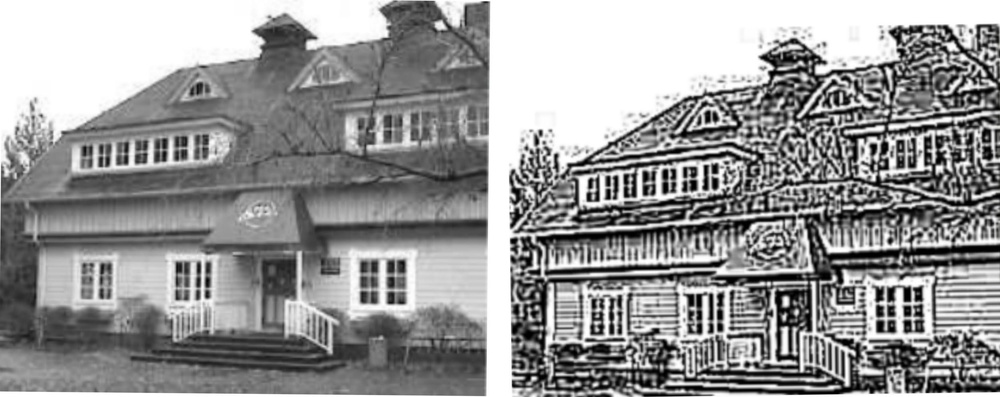
#> input picture Assignments/cv_assignment/images/Convolution12.jpg, 1000 x 397 px, shrunk from 2500 x 993 before the run, given in place of the camera
$ python errosion.py
#> lines starting #> are read from the running program, lines starting #| are printed output that depends on the picture; after the words box and inside, x2 and y2 are one past the last pixel; in counts of white or black regions, pixels touching at a corner belong together
import numpy as np
import cv2
video = cv2.VideoCapture(0)

kernel = np.ones((9,9), np.uint8)

while(video.isOpened()):
    _, frame = video.read()
#> frame is the input picture: shape (397, 1000, 3); mean B, G, R 150.1, 150.1, 150.1

    gray = cv2.cvtColor(frame, cv2.COLOR_BGR2GRAY)
    #cv2.imshow("GRAY image",gray)

    binary = cv2.threshold(gray,100,255,cv2.THRESH_BINARY)[1]
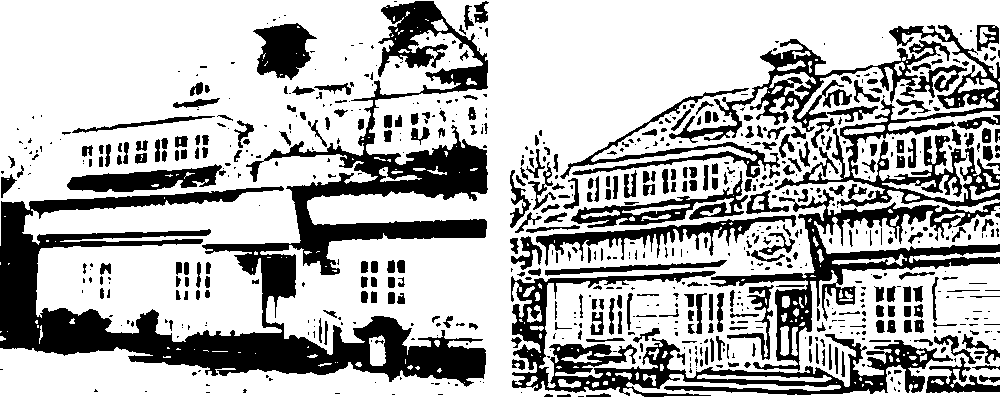
#> binary: shape (397, 1000); 70.4% white; 732 black regions (418 under 20 px), largest, box (x1, y1, x2, y2) and area: (0, 1, 488, 387) 43469, (511, 271, 953, 397) 11675, (710, 189, 1000, 371) 8974
    img2 = cv2.erode(binary, kernel, iterations=1)
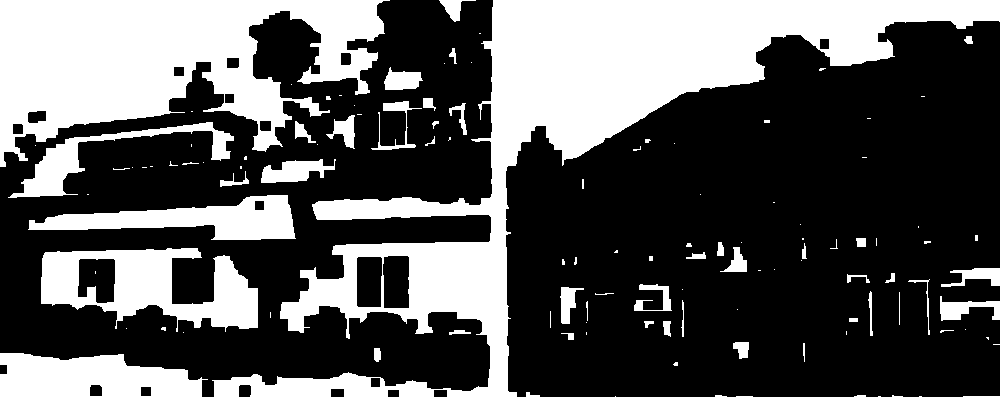
#> img2: shape (397, 1000); 34.1% white; 119 white regions (68 under 20 px), largest, box (x1, y1, x2, y2) and area: (212, 0, 1000, 397) 63779, (0, 0, 390, 167) 37210, (41, 248, 258, 332) 9800

    cv2.imshow("Orignal",frame)
    cv2.imshow('BINARY', binary)
    cv2.imshow('Errosion', img2)

    if cv2.waitKey(10) == ord('x'):
#> (key x is pressed here)
        cv2.destroyAllWindows()
        video.release()
        break
